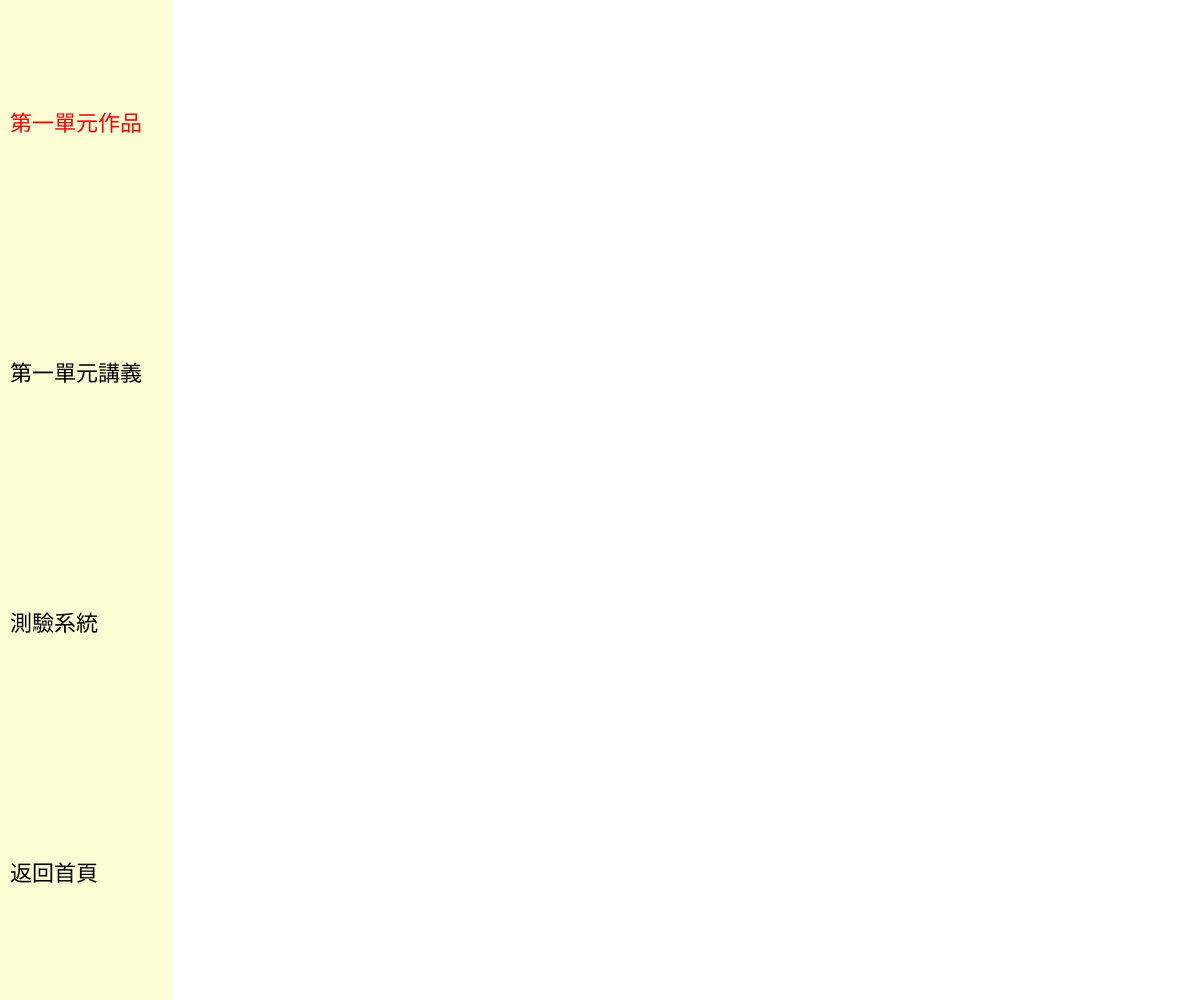
Frame 1 (no input)
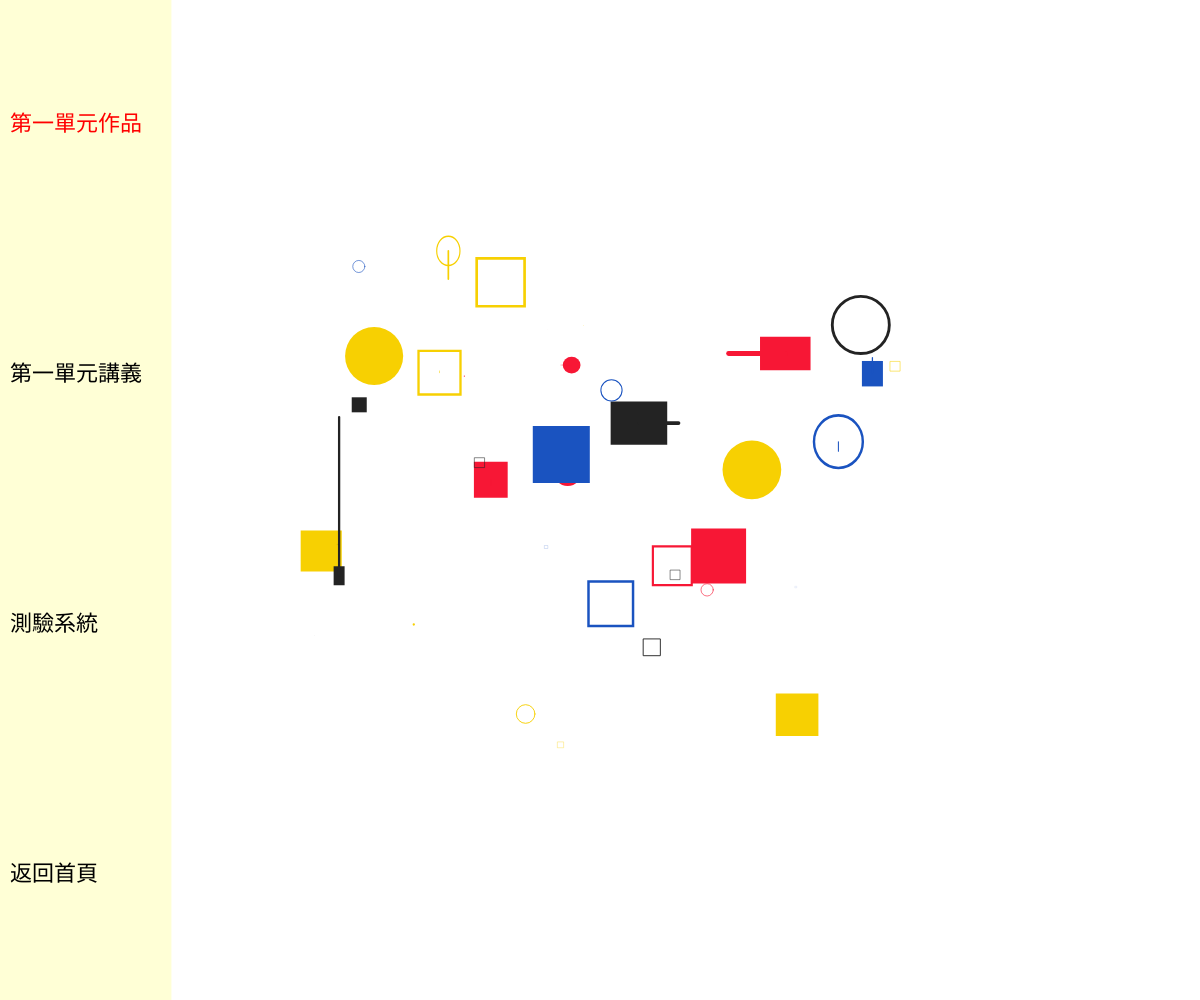
Frame 60 (no input)
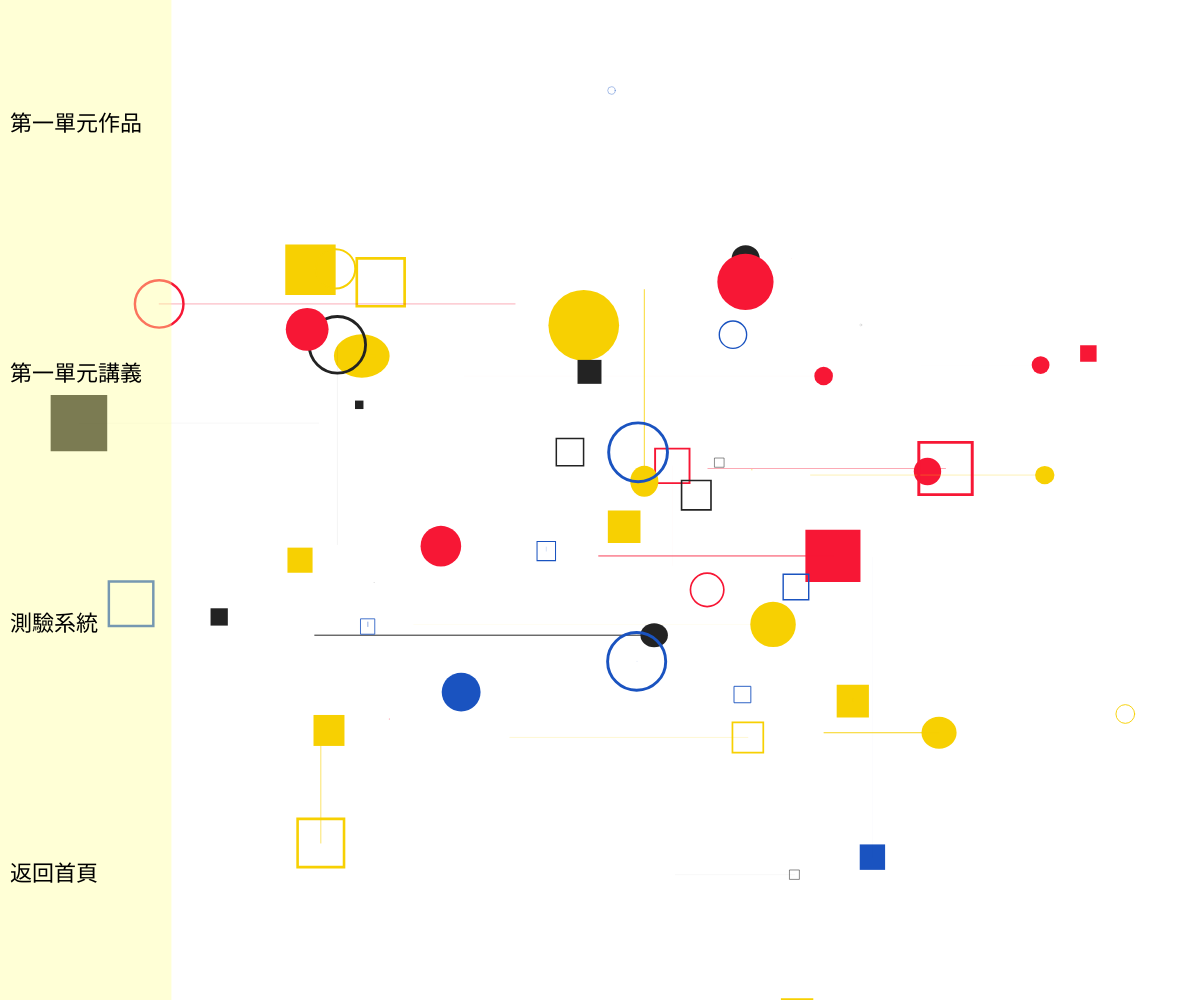
Frame 120 (the mouse pressed at the canvas centre since frame 60)

The p5.js sketch that drew these frames (run headless with seeded random() and noise() and a simulated clock; from frame 60 on, the mouse is pressed at the canvas centre):

// p5.js sketch
// ── sketch.js
let objs = [];
let colors = ['#f71735', '#f7d002', '#1A53C0', '#232323'];

let menuItems = ["第一單元作品", "第一單元講義", "測驗系統", "返回首頁"];
let menuWidth, menuHeight, menuItemHeight;

let iframe;
let animating = false;
let hoverIndex = -1;  // 🔴 滑鼠移過的項目
let activeIndex = -1; // 🔴 點擊選取的項目
let showBackground = true;

function setup() {
  let canvas = createCanvas(windowWidth, windowHeight);
  canvas.id('p5-canvas');
  rectMode(CENTER);
  textAlign(LEFT, CENTER);
  textSize(20);
  objs.push(new DynamicShape());

  menuWidth = width / 7;
  menuHeight = height;
  menuItemHeight = menuHeight / menuItems.length;
}

function draw() {
  background(255);

  // === 背景圖形 ===
  if (showBackground) {
    for (let i of objs) i.run();

    let speedFactor = map(mouseX, 0, width, 5, 40);
    if (frameCount % int(random([speedFactor, speedFactor + 10])) == 0) {
      let addNum = int(random(1, 10));
      for (let i = 0; i < addNum; i++) objs.push(new DynamicShape());
    }
    objs = objs.filter(o => !o.isDead);
  }

  drawMenu();
}

// === 左側固定選單 ===
function drawMenu() {
  push();
  noStroke();
  fill(255, 255, 153, 102); // 🟡 鵝黃色 + 透明度40%
  rectMode(CORNER);
  rect(0, 0, menuWidth, menuHeight);

  textSize(22);
  for (let i = 0; i < menuItems.length; i++) {
    let y = (i + 0.5) * menuItemHeight;

    // 🟥 顯示紅色條件：滑過或被點選
    if (i === hoverIndex || i === activeIndex) {
      fill('#ff0000');
    } else {
      fill('#000000');
    }

    text(menuItems[i], 10, y);
  }
  pop();
}

// === 滑鼠移動：偵測 hover ===
function mouseMoved() {
  if (mouseX < menuWidth) {
    hoverIndex = floor(mouseY / menuItemHeight);
  } else {
    hoverIndex = -1;
  }
}

// === 滑鼠點擊 ===
function mousePressed() {
  if (mouseX < menuWidth && !animating) {
    let clickedIndex = floor(mouseY / menuItemHeight);
    activeIndex = clickedIndex;
    showBackground = false; // 點選後隱藏背景

    if (clickedIndex === 0) {
      fadeIframeTo("https://ygao32958-cmd.github.io/20251014/");
    } else if (clickedIndex === 1) {
      fadeIframeTo("https://hackmd.io/@VrbvM8VNTM25jIpeWHaoww/B1OltOk3gx");
    } else if (clickedIndex === 2) {
      // 測驗系統連到 GitHub Pages
      fadeIframeTo("https://ygao32958-cmd.github.io/2025-11-4-001/");
    } else if (clickedIndex === 3) {
      fadeIframeOut();
      showBackground = true; // 回首頁 → 顯示背景
      activeIndex = -1;
    }
  }
}

// === iframe 控制 ===
function fadeIframeTo(url) {
  animating = true;
  if (!iframe) {
    iframe = createElement("iframe");
    iframe.position(menuWidth, 0);
    iframe.size(width - menuWidth, height);
    iframe.style("border", "none");
    iframe.style("opacity", "0");
    iframe.attribute("src", url);
    iframe.show();
    fadeIn(iframe, 500, () => (animating = false));
  } else {
    fadeOut(iframe, 500, () => {
      iframe.attribute("src", url);
      fadeIn(iframe, 500, () => (animating = false));
    });
  }
}

function fadeIframeOut() {
  if (iframe) {
    animating = true;
    fadeOut(iframe, 500, () => {
      iframe.remove();
      iframe = null;
      animating = false;
    });
  }
}

function fadeIn(el, duration, callback) {
  el.style("transition", `opacity ${duration}ms ease`);
  el.style("opacity", "1");
  setTimeout(callback, duration);
}

function fadeOut(el, duration, callback) {
  el.style("transition", `opacity ${duration}ms ease`);
  el.style("opacity", "0");
  setTimeout(callback, duration);
}

function windowResized() {
  resizeCanvas(windowWidth, windowHeight);
  menuWidth = width / 7;
  menuHeight = height;
  menuItemHeight = menuHeight / menuItems.length;

  if (iframe) {
    iframe.position(menuWidth, 0);
    iframe.size(width - menuWidth, height);
  }
}

// === easing function ===
function easeInOutExpo(x) {
  return x === 0
    ? 0
    : x === 1
    ? 1
    : x < 0.5
    ? Math.pow(2, 20 * x - 10) / 2
    : (2 - Math.pow(2, -20 * x + 10)) / 2;
}

// === 動態圖形類別 ===
class DynamicShape {
  constructor() {
    this.x = random(0.25, 0.75) * width;
    this.y = random(0.25, 0.75) * height;
    this.reductionRatio = 1;
    this.shapeType = int(random(4));
    this.animationType = 0;
    this.maxActionPoints = int(random(2, 5));
    this.actionPoints = this.maxActionPoints;
    this.elapsedT = 0;
    this.size = 0;
    this.sizeMax = width * random(0.01, 0.05);
    this.fromSize = 0;
    this.init();
    this.isDead = false;
    this.clr = random(colors);
    this.changeShape = true;
    this.ang = int(random(2)) * PI * 0.25;
    this.lineSW = 0;
  }

  show() {
    push();
    translate(this.x, this.y);
    if (this.animationType == 1) scale(1, this.reductionRatio);
    if (this.animationType == 2) scale(this.reductionRatio, 1);
    fill(this.clr);
    stroke(this.clr);
    strokeWeight(this.size * 0.05);
    if (this.shapeType == 0) {
      noStroke();
      circle(0, 0, this.size);
    } else if (this.shapeType == 1) {
      noFill();
      circle(0, 0, this.size);
    } else if (this.shapeType == 2) {
      noStroke();
      rect(0, 0, this.size, this.size);
    } else if (this.shapeType == 3) {
      noFill();
      rect(0, 0, this.size * 0.9, this.size * 0.9);
    }
    pop();
    strokeWeight(this.lineSW);
    stroke(this.clr);
    line(this.x, this.y, this.fromX, this.fromY);
  }

  move() {
    let n = easeInOutExpo(norm(this.elapsedT, 0, this.duration));
    if (0 < this.elapsedT && this.elapsedT < this.duration) {
      if (this.actionPoints == this.maxActionPoints) {
        this.size = lerp(0, this.sizeMax, n);
      } else if (this.actionPoints > 0) {
        if (this.animationType == 0) {
          this.size = lerp(this.fromSize, this.toSize, n);
        } else if (this.animationType == 1) {
          this.x = lerp(this.fromX, this.toX, n);
          this.lineSW = lerp(0, this.size / 5, sin(n * PI));
        } else if (this.animationType == 2) {
          this.y = lerp(this.fromY, this.toY, n);
          this.lineSW = lerp(0, this.size / 5, sin(n * PI));
        }
        this.reductionRatio = lerp(1, 0.3, sin(n * PI));
      } else {
        this.size = lerp(this.fromSize, 0, n);
      }
    }

    this.elapsedT++;
    if (this.elapsedT > this.duration) {
      this.actionPoints--;
      this.init();
    }
    if (this.actionPoints < 0) {
      this.isDead = true;
    }
  }

  run() {
    this.show();
    this.move();
  }

  init() {
    this.elapsedT = 0;
    this.fromSize = this.size;
    this.toSize = this.sizeMax * random(0.5, 1.5);
    this.fromX = this.x;
    this.toX = this.fromX + (width / 10) * random([-1, 1]) * int(random(1, 4));
    this.fromY = this.y;
    this.toY = this.fromY + (height / 10) * random([-1, 1]) * int(random(1, 4));
    this.animationType = int(random(3));
    this.duration = random(20, 50);
  }
}
